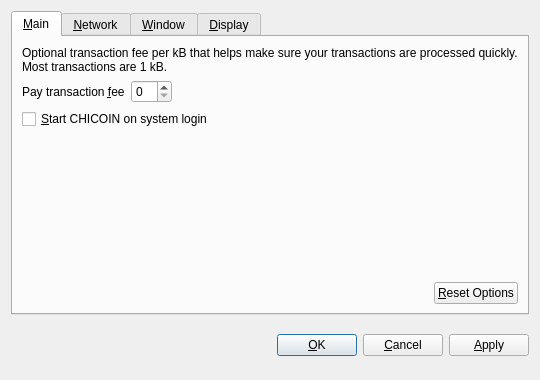
<?xml version="1.0" encoding="UTF-8"?>
<ui version="4.0">
 <class>OptionsDialog</class>
 <widget class="QDialog" name="OptionsDialog">
  <property name="geometry">
   <rect>
    <x>0</x>
    <y>0</y>
    <width>540</width>
    <height>380</height>
   </rect>
  </property>
  <property name="windowTitle">
   <string>Options</string>
  </property>
  <property name="modal">
   <bool>true</bool>
  </property>
  <layout class="QVBoxLayout" name="verticalLayout">
   <item>
    <widget class="QTabWidget" name="tabWidget">
     <property name="tabPosition">
      <enum>QTabWidget::North</enum>
     </property>
     <property name="currentIndex">
      <number>0</number>
     </property>
     <widget class="QWidget" name="tabMain">
      <attribute name="title">
       <string>&amp;Main</string>
      </attribute>
      <layout class="QVBoxLayout" name="verticalLayout_Main">
       <item>
        <widget class="QLabel" name="transactionFeeInfoLabel">
         <property name="text">
          <string>Optional transaction fee per kB that helps make sure your transactions are processed quickly. Most transactions are 1 kB.</string>
         </property>
         <property name="textFormat">
          <enum>Qt::PlainText</enum>
         </property>
         <property name="wordWrap">
          <bool>true</bool>
         </property>
        </widget>
       </item>
       <item>
        <layout class="QHBoxLayout" name="horizontalLayout_1_Main">
         <item>
          <widget class="QLabel" name="transactionFeeLabel">
           <property name="text">
            <string>Pay transaction &amp;fee</string>
           </property>
           <property name="textFormat">
            <enum>Qt::PlainText</enum>
           </property>
           <property name="buddy">
            <cstring>transactionFee</cstring>
           </property>
          </widget>
         </item>
         <item>
          <widget class="BitcoinAmountField" name="transactionFee"/>
         </item>
         <item>
          <spacer name="horizontalSpacer_1_Main">
           <property name="orientation">
            <enum>Qt::Horizontal</enum>
           </property>
           <property name="sizeHint" stdset="0">
            <size>
             <width>40</width>
             <height>20</height>
            </size>
           </property>
          </spacer>
         </item>
        </layout>
       </item>
       <item>
        <widget class="QCheckBox" name="bitcoinAtStartup">
         <property name="toolTip">
          <string>Automatically start CHICOIN after logging in to the system.</string>
         </property>
         <property name="text">
          <string>&amp;Start CHICOIN on system login</string>
         </property>
        </widget>
       </item>
       <item>
        <spacer name="verticalSpacer_Main">
         <property name="orientation">
          <enum>Qt::Vertical</enum>
         </property>
         <property name="sizeHint" stdset="0">
          <size>
           <width>20</width>
           <height>40</height>
          </size>
         </property>
        </spacer>
       </item>
       <item>
        <layout class="QHBoxLayout" name="horizontalLayout_2_Main">
         <item>
          <spacer name="horizontalSpacer_2_Main">
           <property name="orientation">
            <enum>Qt::Horizontal</enum>
           </property>
           <property name="sizeHint" stdset="0">
            <size>
             <width>40</width>
             <height>20</height>
            </size>
           </property>
          </spacer>
         </item>
         <item>
          <widget class="QPushButton" name="resetButton">
           <property name="toolTip">
            <string>Reset all client options to default.</string>
           </property>
           <property name="text">
            <string>&amp;Reset Options</string>
           </property>
           <property name="autoDefault">
            <bool>false</bool>
           </property>
          </widget>
         </item>
        </layout>
       </item>
      </layout>
     </widget>
     <widget class="QWidget" name="tabNetwork">
      <attribute name="title">
       <string>&amp;Network</string>
      </attribute>
      <layout class="QVBoxLayout" name="verticalLayout_Network">
       <item>
        <widget class="QCheckBox" name="mapPortUpnp">
         <property name="toolTip">
          <string>Automatically open the CHICOIN client port on the router. This only works when your router supports UPnP and it is enabled.</string>
         </property>
         <property name="text">
          <string>Map port using &amp;UPnP</string>
         </property>
        </widget>
       </item>
       <item>
        <widget class="QCheckBox" name="connectSocks">
         <property name="toolTip">
          <string>Connect to the CHICOIN network through a SOCKS proxy (e.g. when connecting through Tor).</string>
         </property>
         <property name="text">
          <string>&amp;Connect through SOCKS proxy:</string>
         </property>
        </widget>
       </item>
       <item>
        <layout class="QHBoxLayout" name="horizontalLayout_Network">
         <item>
          <widget class="QLabel" name="proxyIpLabel">
           <property name="text">
            <string>Proxy &amp;IP:</string>
           </property>
           <property name="textFormat">
            <enum>Qt::PlainText</enum>
           </property>
           <property name="buddy">
            <cstring>proxyIp</cstring>
           </property>
          </widget>
         </item>
         <item>
          <widget class="QValidatedLineEdit" name="proxyIp">
           <property name="maximumSize">
            <size>
             <width>140</width>
             <height>16777215</height>
            </size>
           </property>
           <property name="toolTip">
            <string>IP address of the proxy (e.g. 127.0.0.1)</string>
           </property>
          </widget>
         </item>
         <item>
          <widget class="QLabel" name="proxyPortLabel">
           <property name="text">
            <string>&amp;Port:</string>
           </property>
           <property name="textFormat">
            <enum>Qt::PlainText</enum>
           </property>
           <property name="buddy">
            <cstring>proxyPort</cstring>
           </property>
          </widget>
         </item>
         <item>
          <widget class="QLineEdit" name="proxyPort">
           <property name="maximumSize">
            <size>
             <width>55</width>
             <height>16777215</height>
            </size>
           </property>
           <property name="toolTip">
            <string>Port of the proxy (e.g. 9050)</string>
           </property>
          </widget>
         </item>
         <item>
          <widget class="QLabel" name="socksVersionLabel">
           <property name="text">
            <string>SOCKS &amp;Version:</string>
           </property>
           <property name="textFormat">
            <enum>Qt::PlainText</enum>
           </property>
           <property name="buddy">
            <cstring>socksVersion</cstring>
           </property>
          </widget>
         </item>
         <item>
          <widget class="QValueComboBox" name="socksVersion">
           <property name="toolTip">
            <string>SOCKS version of the proxy (e.g. 5)</string>
           </property>
          </widget>
         </item>
         <item>
          <spacer name="horizontalSpacer_Network">
           <property name="orientation">
            <enum>Qt::Horizontal</enum>
           </property>
           <property name="sizeHint" stdset="0">
            <size>
             <width>40</width>
             <height>20</height>
            </size>
           </property>
          </spacer>
         </item>
        </layout>
       </item>
       <item>
        <spacer name="verticalSpacer_Network">
         <property name="orientation">
          <enum>Qt::Vertical</enum>
         </property>
         <property name="sizeHint" stdset="0">
          <size>
           <width>20</width>
           <height>40</height>
          </size>
         </property>
        </spacer>
       </item>
      </layout>
     </widget>
     <widget class="QWidget" name="tabWindow">
      <attribute name="title">
       <string>&amp;Window</string>
      </attribute>
      <layout class="QVBoxLayout" name="verticalLayout_Window">
       <item>
        <widget class="QCheckBox" name="minimizeToTray">
         <property name="toolTip">
          <string>Show only a tray icon after minimizing the window.</string>
         </property>
         <property name="text">
          <string>&amp;Minimize to the tray instead of the taskbar</string>
         </property>
        </widget>
       </item>
       <item>
        <widget class="QCheckBox" name="minimizeOnClose">
         <property name="toolTip">
          <string>Minimize instead of exit the application when the window is closed. When this option is enabled, the application will be closed only after selecting Quit in the menu.</string>
         </property>
         <property name="text">
          <string>M&amp;inimize on close</string>
         </property>
        </widget>
       </item>
       <item>
        <spacer name="verticalSpacer_Window">
         <property name="orientation">
          <enum>Qt::Vertical</enum>
         </property>
         <property name="sizeHint" stdset="0">
          <size>
           <width>20</width>
           <height>40</height>
          </size>
         </property>
        </spacer>
       </item>
      </layout>
     </widget>
     <widget class="QWidget" name="tabDisplay">
      <attribute name="title">
       <string>&amp;Display</string>
      </attribute>
      <layout class="QVBoxLayout" name="verticalLayout_Display">
       <item>
        <layout class="QHBoxLayout" name="horizontalLayout_1_Display">
         <item>
          <widget class="QLabel" name="langLabel">
           <property name="text">
            <string>User Interface &amp;language:</string>
           </property>
           <property name="textFormat">
            <enum>Qt::PlainText</enum>
           </property>
           <property name="buddy">
            <cstring>lang</cstring>
           </property>
          </widget>
         </item>
         <item>
          <widget class="QValueComboBox" name="lang">
           <property name="toolTip">
            <string>The user interface language can be set here. This setting will take effect after restarting CHICOIN.</string>
           </property>
          </widget>
         </item>
        </layout>
       </item>
       <item>
        <layout class="QHBoxLayout" name="horizontalLayout_2_Display">
         <item>
          <widget class="QLabel" name="unitLabel">
           <property name="text">
            <string>&amp;Unit to show amounts in:</string>
           </property>
           <property name="textFormat">
            <enum>Qt::PlainText</enum>
           </property>
           <property name="buddy">
            <cstring>unit</cstring>
           </property>
          </widget>
         </item>
         <item>
          <widget class="QValueComboBox" name="unit">
           <property name="toolTip">
            <string>Choose the default subdivision unit to show in the interface and when sending coins.</string>
           </property>
          </widget>
         </item>
        </layout>
       </item>
       <item>
        <widget class="QCheckBox" name="displayAddresses">
         <property name="toolTip">
          <string>Whether to show CHICOIN addresses in the transaction list or not.</string>
         </property>
         <property name="text">
          <string>&amp;Display addresses in transaction list</string>
         </property>
        </widget>
       </item>
       <item>
        <spacer name="verticalSpacer_Display">
         <property name="orientation">
          <enum>Qt::Vertical</enum>
         </property>
         <property name="sizeHint" stdset="0">
          <size>
           <width>20</width>
           <height>40</height>
          </size>
         </property>
        </spacer>
       </item>
      </layout>
     </widget>
    </widget>
   </item>
   <item>
    <layout class="QHBoxLayout" name="horizontalLayout_Buttons">
     <item>
      <spacer name="horizontalSpacer_1">
       <property name="orientation">
        <enum>Qt::Horizontal</enum>
       </property>
       <property name="sizeHint" stdset="0">
        <size>
         <width>40</width>
         <height>48</height>
        </size>
       </property>
      </spacer>
     </item>
     <item>
      <widget class="QLabel" name="statusLabel">
       <property name="font">
        <font>
         <weight>75</weight>
         <bold>true</bold>
        </font>
       </property>
       <property name="text">
        <string/>
       </property>
       <property name="textFormat">
        <enum>Qt::PlainText</enum>
       </property>
       <property name="wordWrap">
        <bool>true</bool>
       </property>
      </widget>
     </item>
     <item>
      <spacer name="horizontalSpacer_2">
       <property name="orientation">
        <enum>Qt::Horizontal</enum>
       </property>
       <property name="sizeHint" stdset="0">
        <size>
         <width>40</width>
         <height>48</height>
        </size>
       </property>
      </spacer>
     </item>
     <item>
      <widget class="QPushButton" name="okButton">
       <property name="text">
        <string>&amp;OK</string>
       </property>
      </widget>
     </item>
     <item>
      <widget class="QPushButton" name="cancelButton">
       <property name="text">
        <string>&amp;Cancel</string>
       </property>
       <property name="autoDefault">
        <bool>false</bool>
       </property>
      </widget>
     </item>
     <item>
      <widget class="QPushButton" name="applyButton">
       <property name="text">
        <string>&amp;Apply</string>
       </property>
       <property name="autoDefault">
        <bool>false</bool>
       </property>
      </widget>
     </item>
    </layout>
   </item>
  </layout>
 </widget>
 <customwidgets>
  <customwidget>
   <class>BitcoinAmountField</class>
   <extends>QSpinBox</extends>
   <header>bitcoinamountfield.h</header>
  </customwidget>
  <customwidget>
   <class>QValueComboBox</class>
   <extends>QComboBox</extends>
   <header>qvaluecombobox.h</header>
  </customwidget>
  <customwidget>
   <class>QValidatedLineEdit</class>
   <extends>QLineEdit</extends>
   <header>qvalidatedlineedit.h</header>
  </customwidget>
 </customwidgets>
 <resources/>
 <connections/>
</ui>
